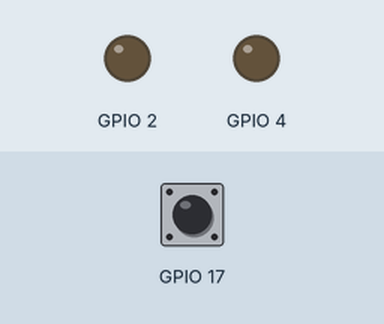
Simulated run of this program. Board: ESP32. Parts: output pins drawn as LEDs (lit = HIGH). Dashed ring = blinking. The inputs (shaded band) are chosen by the test bench; at power-on: GPIO 17 HIGH.

Above: at 1.2 s.
1.3 s: GPIO 17 pulled LOW for 1 s
At 2.25 s:
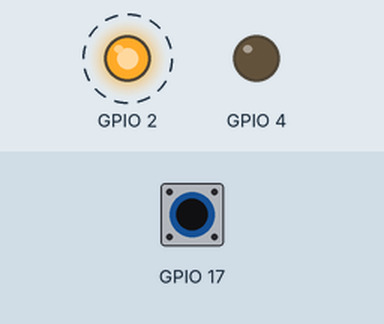
4.8 s: GPIO 17 pulled LOW for 0.15 s
6.4 s: GPIO 17 pulled LOW for 3.2 s
At 7.75 s:
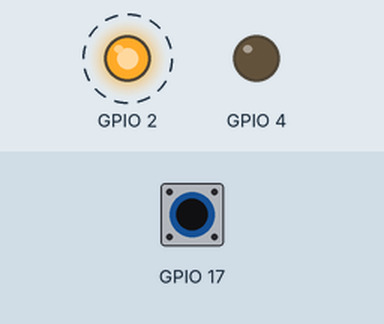
11.1 s: GPIO 17 pulsed LOW 2 times (0.12 s each, 0.3 s apart)
At 12.2 s:
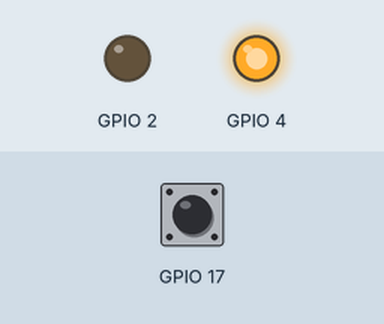
Timing chart, 0 to 14.1 s (numbered marks = the images above; inputs shaded):
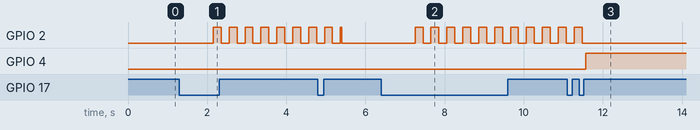

The program:

main.cpp
```cpp
#include <Arduino.h>
#include "LED.h"
#include <OneButton.h>

LED led1(LED_PIN, LED_ACT);
LED led2(LED_PIN_2, LED_ACT);

void btnPush();
void btnHold();
void btnDoubleClick();

OneButton button(BTN_PIN, !BTN_ACT);

bool isLed1Active = true;

void setup()
{
    led1.off();
    led2.off();
    button.attachClick(btnPush);
    button.attachDoubleClick(btnDoubleClick);
    button.attachLongPressStart(btnHold);
}

void loop()
{
    led1.loop();
    led2.loop();
    button.tick();
}


void btnPush()
{
    if (isLed1Active) {
        led1.flip();
    } else {
        led2.flip();
    }
}

void btnHold()
{
    if (isLed1Active) {
        led1.blink(200);
    } else {
        led2.blink(200);
    }
}

void btnDoubleClick()
{
    if (isLed1Active) {
        led1.off();
        led2.on();
        isLed1Active = false;
    } else {
        led2.off();
        led1.on();
        isLed1Active = true;
    }
}
```

Measured:
- after the input at 1.3 s, GPIO 2: alternates HIGH for 0.20 s and LOW for 0.20 s, starting after 0.85 s
- after the input at 6.4 s, GPIO 2: alternates HIGH for 0.20 s and LOW for 0.20 s, starting after 0.85 s
- after the input at 11.1 s, GPIO 2: goes on until 11.5 s, then stays LOW; GPIO 4: LOW → HIGH after 0.47 s
